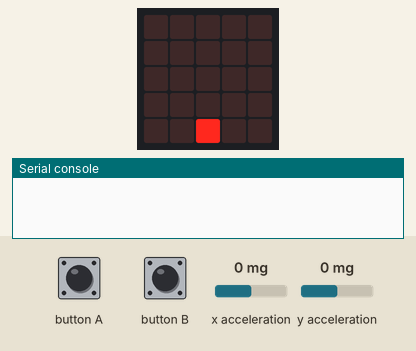
Bench run of a program on a simulated BBC micro:bit running MicroPython. Parts: the board's 5×5 LED display, the last lines printed to the serial console. Inputs (shaded band) come from the test bench; at power-on: x acceleration 0 mg, y acceleration 0 mg. A reset restarts the program; random numbers come from a fixed seed; the 48×5 strip is a reading aid, not a part: it shows the text the display is scrolling, unrolled, one strip-width of it at a time.

Above: at 0.6 s.
1.3 s: x acceleration set to -1440 mg
At 3.0 s:
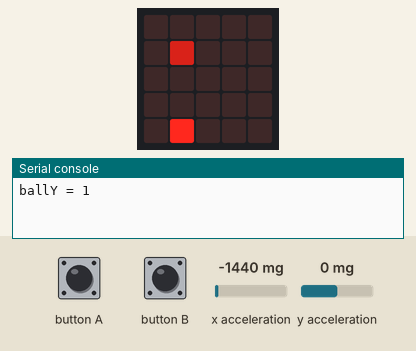
4.6 s: button A pressed for 3.2 s
At 7.05 s:
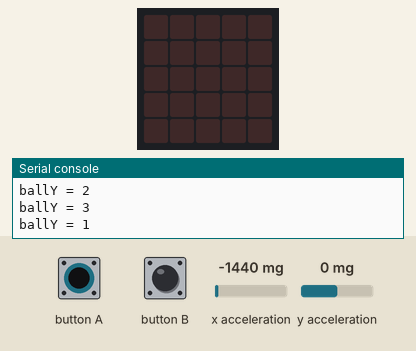
9.3 s: x acceleration set to 750 mg
At 9.8 s:
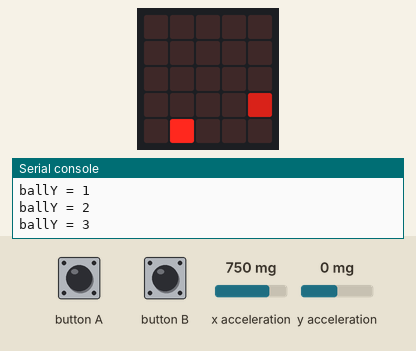
12.0 s: x acceleration set to -750 mg
At 12.31 s:
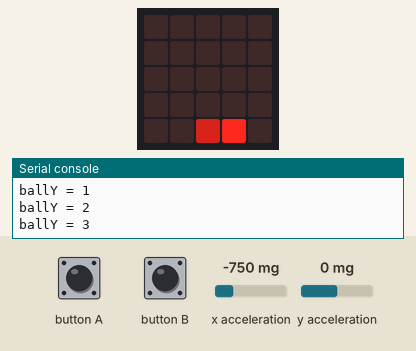
14.8 s: x acceleration set to 1440 mg
At 15.92 s:
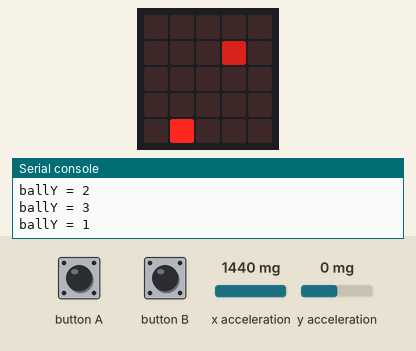
17.6 s: x acceleration set to -1440 mg
At 18.02 s:
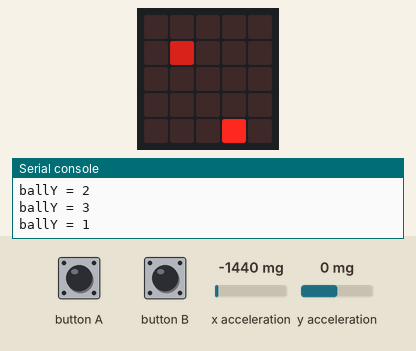

The program:

mbSimplePongTest1.py
```python
#
# My Simple Pong Game, version 1
# Written for the BBC Microbit and its 5x5 red LED dispaly
# April 9, 2019
#
# Filename = "mbSimplePong.py"

from microbit import display, Image, accelerometer, sleep, button_a, reset
from random import randint

maxScore = 6    # Change this if you want more rounds / game.
gestureSensitivity = 120
delay = 400

# Set initial position of pong game's "paddle"
padY = 4
padX = 2

# Display initial paddle
display.set_pixel(padX, padY, 9)

# Set initial position of pong game's "ball"
ballX = 0
ballY = 0

# Display initial ball, blink ball 3 times
# to attract the player's attention
for i in range(0, 3):
    display.set_pixel(ballX, ballY, 5)
    sleep(delay)
    display.set_pixel(ballX, ballY, 0)
    sleep(delay)

ballX = randint(0, 4)    # Randomly select column to serve ball in.
display.set_pixel(ballX, ballY, 5)

ballDirection = 1  # Falling  (-1 = Rising)
hitCount = 0
gameOn = True

while gameOn:

    sleep(delay)       # Makes game easier when slowed down a bit.

    # Get accelerometer's x-axis and y-axis values so we can move
    # the paddle around using accelerometor's x,y coordinates
    xVal = accelerometer.get_x()
    yVal = accelerometer.get_y()

    # =======================
    #  Paddle Movement Code:
    # =======================

    # Save previous paddle "x,y" location.
    oldPadX = padX
    oldPadY = padY

    # Relative to the previous position of the lit pixel,
    # calculate x-axis change (if any) of the lit pixel.
    if xVal > gestureSensitivity:
        padX = oldPadX + 1
    elif xVal < -gestureSensitivity:
        padX = oldPadX - 1
    else:
        padX = oldPadX

    # Make sure new x-coordinate is still in range (0 to 4)
    if padX < 0:
        padX = 0
    if padX > 4:
        padX = 4

    # Relative to the previous position of the lit pixel,
    # calculate y-axis change (if any) of the lit pixel.
    if yVal > gestureSensitivity:
        padY = oldPadY + 1
    elif yVal < -gestureSensitivity:
        padY = oldPadY - 1
    else:
        padY = oldPadY

    # Make sure new y-coordinate is still in range (0 to 4)
    if padY < 0:
        padY = 0
    if padY > 4:
        padY = 4

    # Test Code: Move paddle pixel anywhere on display
    # display.set_pixel(oldPadX, oldPadY, 0)    # Turn-off LED at old paddle position
    # display.set_pixel(padX, padY, 9)          # Turn-on LED at new paddle position

    # Limit paddle pixel to bottom row of the display
    display.set_pixel(oldPadX, 4, 0)          # Turn-off LED at old paddle position
    display.set_pixel(padX, 4, 9)             # Turn-on LED at new paddle position

    # =====================
    #  Ball Movement Code:
    # =====================

    # Save previous ball "x,y" location
    oldBallX = ballX
    oldBallY = ballY

    # Increment the ball's Y-axis value to make it drop one row down the display
    ballY = ballY + ballDirection

    # Case where paddle hit ball
    if ballY >= 4 and padX == ballX:

        hitCount += 1           # increment score
        ballDirection *= -1     # change ball direction

        # Check if player won...
        if hitCount >= maxScore:

            # Bounce the ball back to the top one last time
            for i in range(3, -1, -1):
                display.set_pixel(ballX, i, 5)
                sleep(delay)
                display.set_pixel(ballX, i, 0)

            #display.clear()
            sleep(delay)
            display.scroll("You won!")
            display.show(Image.HAPPY)
            sleep(3000)
            gameOn = False
            continue

    # Case where paddle missed ball
    elif ballY >= 4 and padX != ballX:
        display.set_pixel(oldBallX, oldBallY, 0)
        display.set_pixel(ballX, ballY, 5)   # turn-on LED at new ball location
        sleep(delay)
        display.set_pixel(ballX, ballY, 0)   # turn-off LED at new ball location

        hitCount -= 1             # Decrement score
        # ballDirection *= -1     # Change ball direction (up) [this line cancels out line 158]

        # Check if computer won...
        if hitCount <= -(maxScore):
            #display.clear()
            display.scroll("Game Over, computer won.")
            display.show(Image.SAD)
            sleep(3000)
            reset()

        # Serve a new ball...
        ballY = 0
        ballX = randint(0, 4)           # Select new random column to serve ball in.
        sleep(randint(1, 5) * 100)      # Randomize delay before next ball serve.

        display.set_pixel(oldBallX, oldBallY, 0)    # turn-off LED at old ball location
        display.set_pixel(ballX, ballY, 5)          # turn-on LED at new ball location
        # ballDirection *= -1    # change ball direction (down) [this line cancels out line 138]

    # Case where ball bounces back up to the top wall.
    elif ballY == 0:
        display.set_pixel(oldBallX, oldBallY, 0)    # turn-off LED at old ball location
        display.set_pixel(ballX, ballY, 5)          # turn-on LED at new ball location
        sleep(delay)
        display.set_pixel(ballX, ballY, 0)          # turn-off LED at new ball location

        ballX = randint(0, 4)      # Select new random column to serve ball in.
        ballDirection *= -1
        sleep(randint(1, 5) * 100) # Randomize delay before next ball serve.

        display.set_pixel(ballX, ballY, 5)

    # Other cases where ball is either rising or falling
    else:
        # Debug code:
        print("ballY = " + str(ballY))       # View print() output using REPL

        display.set_pixel(oldBallX, oldBallY, 0)    # turn-OFF LED at old ball location
        display.set_pixel(ballX, ballY, 5)      # turn-on LED at new ball location

    # Make ball speed-up as it falls and slow-down as it rises.
    # delay = 128 - 16 * ballX   # was 8
    # sleep(delay)

    if button_a.is_pressed():
        display.scroll(hitCount)            # Show current score

# End of "while gameOn:" loop
# ===========================
# Restart game after 3 seconds
sleep(3000)
reset()

# EOF
```

Measured:
- what the display in image 0 shows lasts 0.4 s, from 0.4 s to 0.8 s
